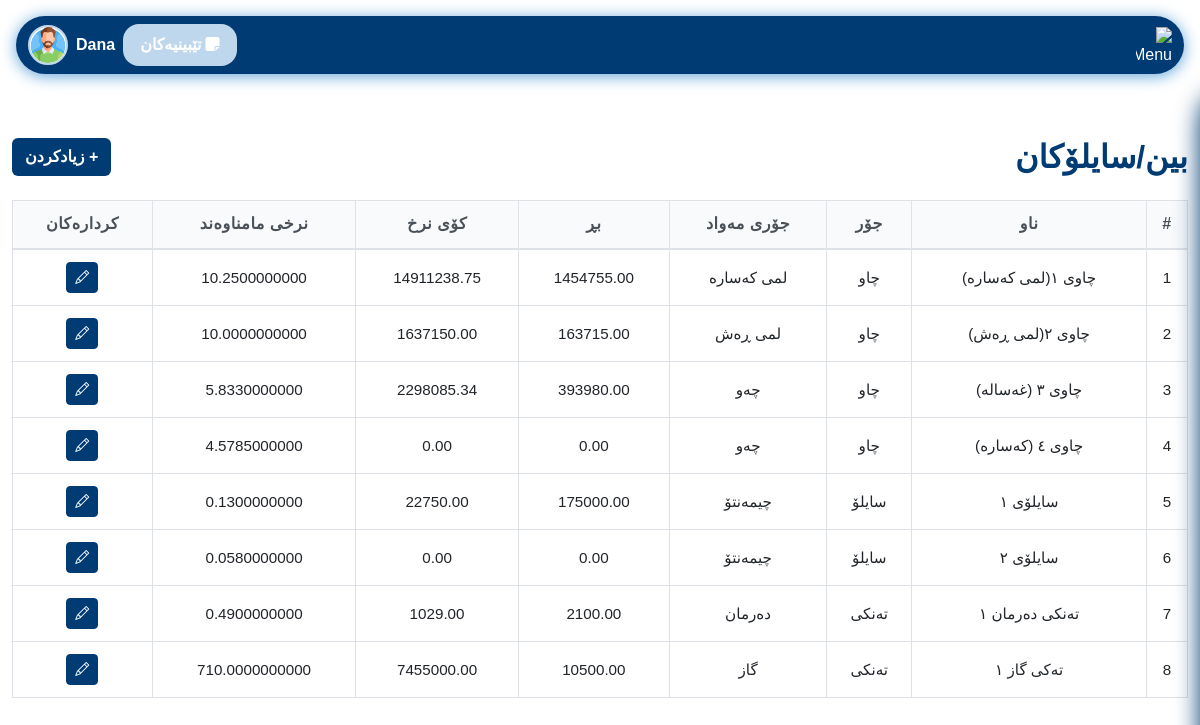
The app's page /pages/bins_silos.php (signed in), older data.
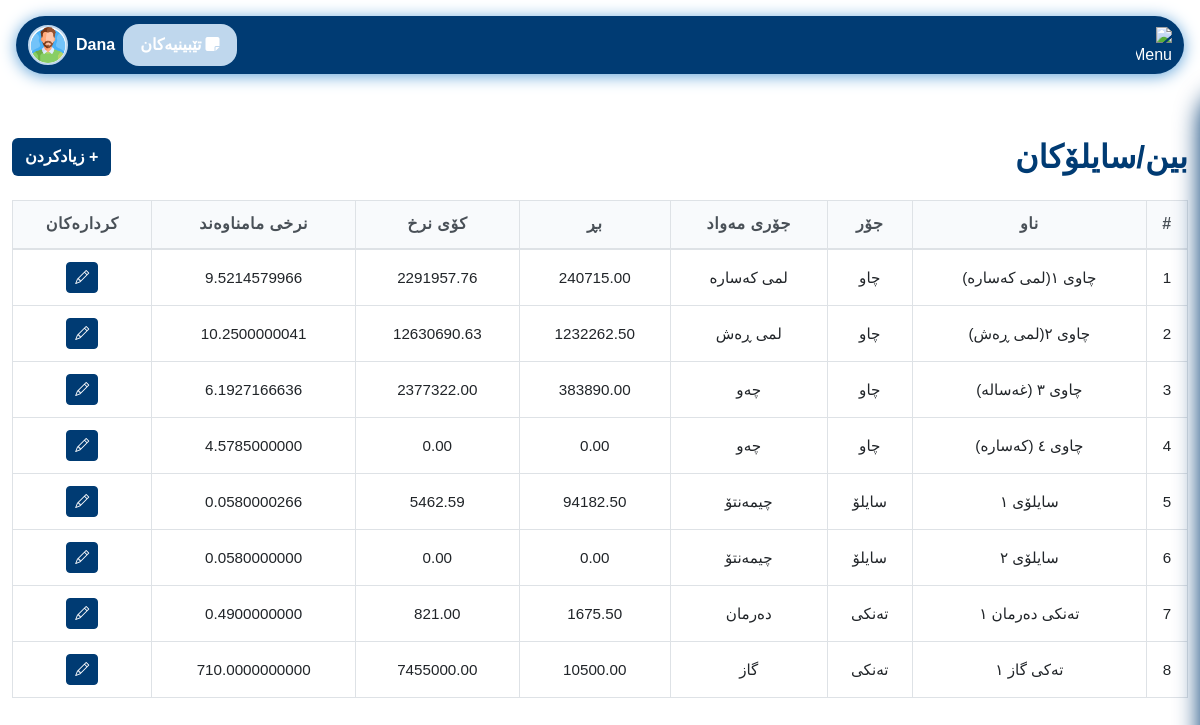
The same page, newer data.
### tables this page shows
CREATE TABLE `bins_silos` (
  `id` int NOT NULL AUTO_INCREMENT,
  `name` varchar(50) DEFAULT NULL,
  `type` enum('چاو','سایلۆ','تەنکی','عەمبار') DEFAULT NULL,
  `material_type` varchar(50) DEFAULT NULL,
  `amount` decimal(10,2) DEFAULT '0.00',
  `total_value` decimal(12,2) DEFAULT '0.00',
  `average_price` decimal(15,10) DEFAULT NULL,
  PRIMARY KEY (`id`)
);

### config/permissions.php (called while the page is built, shortened)
<?php
function hasPermission($perm) {
    global $pdo;
    $role = $_SESSION['role'];
    if ($role === 'admin') return true;
    $stmt = $pdo->prepare('SELECT COUNT(*) FROM role_permissions rp JOIN permissions p ON rp.permission_id = p.id WHERE rp.role = ? AND p.name = ?');
    $stmt->execute([$role, $perm]);
    $result = $stmt->fetchColumn();
    return $result > 0;
}

### pages/bins_silos.php (the view, shortened to what this page needs)
<?php
require_once '../config/db_conected.php';
require_once '../config/permissions.php';
$bins = $pdo->query("SELECT * FROM bins_silos")->fetchAll(PDO::FETCH_ASSOC);
?>
<!DOCTYPE html>
<html lang="ku">
<head>
    <link href="https://cdn.jsdelivr.net/npm/bootstrap@5.3.0/dist/css/bootstrap.rtl.min.css" rel="stylesheet">
    <link href="../assets/css/login.css" rel="stylesheet">
    <link href="../assets/css/variables.css" rel="stylesheet">
    <link href="../assets/css/nav.css" rel="stylesheet">
    <link href="../assets/css/comon/table.css" rel="stylesheet">
    <link href="../assets/css/comon/style.css" rel="stylesheet">
    <link href="../assets/css/comon/select2_design.css" rel="stylesheet">
    <link rel="stylesheet" href="https://cdn.jsdelivr.net/npm/select2-bootstrap-5-theme@1.3.0/dist/select2-bootstrap-5-theme.rtl.min.css" />
    <link rel="stylesheet" href="https://cdnjs.cloudflare.com/ajax/libs/font-awesome/6.4.2/css/all.min.css">
    <link href="../assets/css/kurdish-font.css" rel="stylesheet">
</head>
<body dir="rtl">
<?php include '../includes/navbar.php'; ?>
<div class="container-fluid py-5">
    <div class="d-flex justify-content-between align-items-center mb-4">
        <h2 class="mb-0" style="color: var(--seafoam-green); font-weight: bold;">بین/سایلۆکان</h2>
        <?php if (hasPermission('add_material')): ?>
        <button class="btn" data-bs-toggle="modal" data-bs-target="#addBinModal" style="background: var(--seafoam-green); color:white; font-weight: bold;">+ زیادکردن</button>
        <?php endif; ?>
    </div>
    <div class="table-responsive">
        <table class="table table-bordered table-hover align-middle text-center" id="binsTable">
            <thead style="background: var(--kelly-green); color: var(--seafoam-green);">
                <tr>
                    <th>#</th>
                    <th>ناو</th>
                    <th>جۆر</th>
                    <th>جۆری مەواد</th>
                    <th>بڕ</th>
                    <th>کۆی نرخ</th>
                    <th>نرخی مامناوەند</th>
                    <th>کردارەکان</th>
                </tr>
            </thead>
            <tbody>
                <?php if (count($bins) === 0): ?>
                <tr>
                    <td colspan="8">هیچ داتایەک نییە</td>
                </tr>
                <?php else: ?>
                    <?php foreach ($bins as $i => $bin): ?>
                    <tr>
                        <td><?= $i+1 ?></td>
                        <td><?= htmlspecialchars($bin['name']) ?></td>
                        <td><?= htmlspecialchars($bin['type']) ?></td>
                        <td><?= htmlspecialchars($bin['material_type']) ?></td>
                        <td><?= htmlspecialchars($bin['amount']) ?></td>
                        <td><?= htmlspecialchars($bin['total_value']) ?></td>
                        <td><?= htmlspecialchars($bin['average_price']) ?></td>
                        <td>
                            <?php if (hasPermission('edit_material')): ?>
                            <button class="btn btn-sm btn-primary edit-btn" data-id="<?= $bin['id'] ?>" data-name="<?= htmlspecialchars($bin['name']) ?>" data-type="<?= htmlspecialchars($bin['type']) ?>" data-material_type="<?= htmlspecialchars($bin['material_type']) ?>" data-amount="<?= htmlspecialchars($bin['amount']) ?>" data-total_value="<?= htmlspecialchars($bin['total_value']) ?>" data-average_price="<?= htmlspecialchars($bin['average_price']) ?>" aria-label="نوێکردنەوە"><i class="bi bi-pencil"></i></button>
                            <?php endif; ?>
                        </td>
                    </tr>
                    <?php endforeach; ?>
                <?php endif; ?>
            </tbody>
        </table>
    </div>
</div>
</body>
</html>

### includes/navbar.php (shortened to what this page needs)
<?php require_once '../config/permissions.php'; ?>
<link href="../assets/css/variables.css" rel="stylesheet">
<link rel="stylesheet" href="https://cdn.jsdelivr.net/npm/bootstrap-icons@1.13.1/font/bootstrap-icons.min.css">
<link rel="stylesheet" href="https://cdnjs.cloudflare.com/ajax/libs/font-awesome/6.4.2/css/all.min.css">
<link href="../assets/css/nav.css" rel="stylesheet">
<link href="../assets/css/sidebar.css" rel="stylesheet">
<nav class="navbar navbar-expand-lg sticky-top" style="background: var(--seafoam-green); border-radius: 2rem; box-shadow: 0 2px 16px 0 var(--spearmint, #94c973); margin: 1rem;">
  <div class="container-fluid d-flex align-items-center justify-content-between">
    <div class="d-flex align-items-center gap-3">
      <img src="../assets/images/menu.svg" alt="Menu" style="height: 36px; width: 36px; color: white;" />
    </div>
    <div class="flex-grow-1 d-flex justify-content-end align-items-center gap-2 position-relative" id="userDropdownContainer">
      <?php if (hasPermission('view_notes')): ?>
        <a href="../pages/notes.php" class="btn position-relative" style="background: var(--kelly-green); color:white; font-weight: bold; border-radius: 1rem; padding: 0.5rem 1rem;">
          <i class="fas fa-sticky-note me-1"></i>تێبینیەکان
        </a>
      <?php endif; ?>
      <span style="color: #fff; font-weight: bold; font-size: 1rem; cursor: pointer;" id="userDropdownToggle">
            <?php echo $_SESSION['username'] ?? 'User'; ?>
          </span>
      <img src="../assets/images/user.png" alt="User" style="width: 40px; height: 40px; border-radius: 50%; object-fit: cover; background: #fff; border: 2px solid var(--kelly-green); cursor: pointer;" id="userDropdownImg" />
    </div>
  </div>
</nav>

### assets/css/login.css (style rules this page uses)
body, input, button, label, h1, h2, h3, h4, h5, h6 { font-family: 'Rabar_021', sans-serif !important; }

### assets/css/variables.css (style rules this page uses)
:root { --lime-green: #0074b7; --kelly-green: #bfd7ed; --seafoam-green: #003b73; --spearmint: #60a3d9; --warning: #ffc107; }
.btn-primary { background-color: var(--seafoam-green) !important; border-color: var(--seafoam-green) !important; }

### assets/css/comon/table.css (style rules this page uses)
:root { --primary-blue: #3b82f6; --secondary-purple: #8b5cf6; --accent-orange: #f59e0b; --neutral-gray: #6b7280; --light-gray: #f8fafc; --ultra-light-gray: #f1f5f9; --white: #ffffff; --dark-text: #1e293b; --light-text: #64748b; --border-color: #e2e8f0; --shadow-light: rgba(15, 23, 42, 0.08); --shadow-medium: rgba(15, 23, 42, 0.12); --shadow-dark: rgba(15, 23, 42, 0.20); --border-radius: 12px; --border-radius-sm: 8px; --transition: all 0.2s cubic-bezier(0.4, 0, 0.2, 1); }
.table { width: 100%; border-collapse: collapse; font-family: 'Rabar_021', sans-serif; font-size: 0.95rem; line-height: 1.4; background: var(--white); }
.table thead { background: var(--light-gray); position: sticky; top: 0; z-index: 10; }
.table thead th { background-color: var(--light-gray); border-bottom: 2px solid #dee2e6; font-weight: 600; color: #495057; padding: 12px 8px; text-align: center; vertical-align: middle; font-size: 1rem; letter-spacing: 0.5px; position: relative; }
.table tbody tr { transition: var(--transition); border-bottom: 1px solid #dee2e6; }
.table tbody td { padding: 12px 8px; vertical-align: middle; border-bottom: 1px solid #dee2e6; }
.table td, .table th { padding: 12px 8px; text-align: center; vertical-align: middle; word-wrap: break-word; white-space: nowrap; overflow: hidden; text-overflow: ellipsis; }
.table-responsive { overflow-x: auto; -webkit-overflow-scrolling: touch; scrollbar-width: thin; scrollbar-color: var(--primary-green) var(--ultra-light-green); }

### assets/css/comon/style.css (style rules this page uses)
html { scrollbar-color: #003b73 #f1f1f1; scrollbar-width: thin; }

Row changes from the older to the newer data that the page shows:
changed bins_silos "چاوی ١(لمی کەسارە)": amount "1454755.00" → "240715.00"; total_value "14911238.75" → "2291957.76"; average_price "10.2500000000" → "9.5214579966"
changed bins_silos "چاوی ٢(لمی ڕەش)": amount "163715.00" → "1232262.50"; total_value "1637150.00" → "12630690.63"; average_price "10.0000000000" → "10.2500000041"
changed bins_silos "چاوی ٣ (غەسالە)": amount "393980.00" → "383890.00"; total_value "2298085.34" → "2377322.00"; average_price "5.8330000000" → "6.1927166636"
changed bins_silos "سایلۆی ١": amount "175000.00" → "94182.50"; total_value "22750.00" → "5462.59"; average_price "0.1300000000" → "0.0580000266"
changed bins_silos "تەنکی دەرمان ١": amount "2100.00" → "1675.50"; total_value "1029.00" → "821.00"
